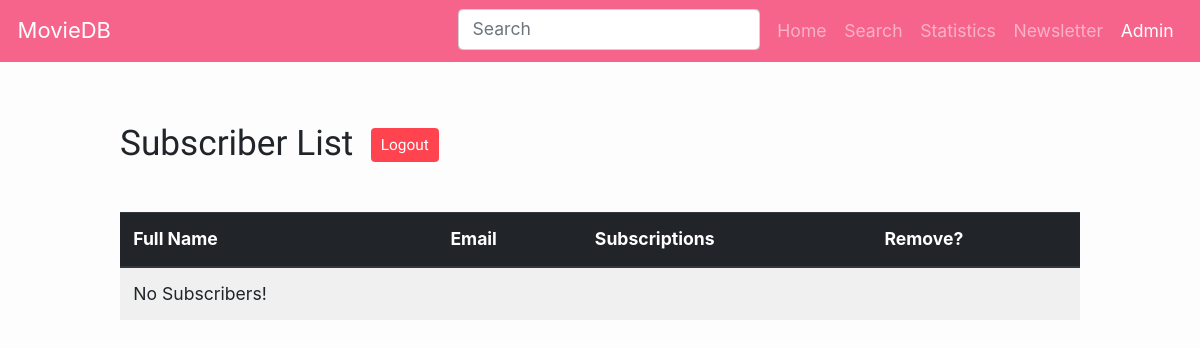
/admin.php (signed in), run on an earlier commit of the app's database.
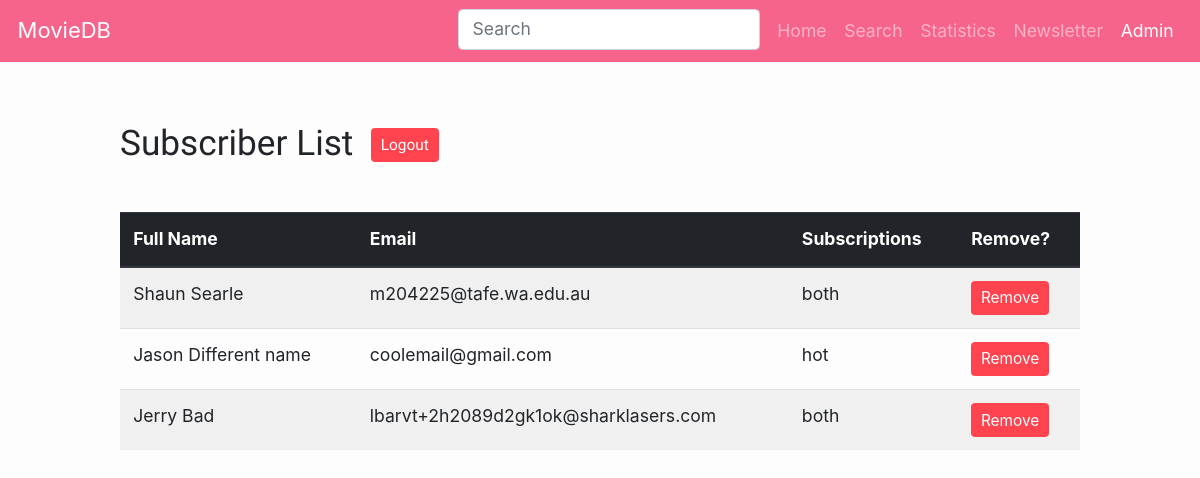
And on a later commit of the database.
### tables this page shows
CREATE TABLE `subscribers` (
  `subscriber_id` int(11) NOT NULL,
  `full_name` varchar(50) NOT NULL,
  `email` varchar(50) NOT NULL,
  `subscriptions` set('both','monthly','hot','') NOT NULL,
  `is_deleted` tinyint(1) NOT NULL
);

### scripts/function.php (the view, shortened to what this page needs)
<?php
function subscriberTable()
{
    @include 'connect.php';
    $sql = sprintf("SELECT * FROM subscribers WHERE is_deleted = '0'");
    $result = $conn->query($sql);
    echo '  <div class="subTable table-responsive">
            <h2>Subscriber List<div class="btn-logout ml-3">
            <form action="admin.php" method="post" class="btn-logout">
                <input type="submit" name="btnLogout" value="Logout" class="btn btn-sm btn-danger btn-logout">
                  </form>
            </div></h2>
            <table class="table table-striped subTable" id="subTable">
            <thead class="thead thead-dark">
                <tr>
                <th scope="col">ID</th>
                <th scope="col">Full Name</th>
                <th scope="col">Email</th>
                <th scope="col">Subscriptions</th>
                <th scope="col">Remove?</th>
                </tr>
            </thead>
        <tbody>';
    if (mysqli_num_rows($result)==0) {
        echo '<tr>
                <th scope=row></th>
                <td>No Subscribers!</td>
                <td></td>
                <td></td>
                <td></td>
                </tr>';
    } else {
        while ($row = $result->fetch_assoc()) {
            $id = $row['subscriber_id'];
            $username = $row['full_name'];
            $email = $row['email'];
            $subscriptions = $row['subscriptions'];
            echo "<tr>";
            echo "<td>$username</td>";
            echo "<td>$email</td>";
            echo "<td>$subscriptions</td>";
            echo '<td><form action="admin.php" method="post">
                <input type="hidden" name="delID" value="'. $id .'">
                <input type="submit" name="submit" value="Remove" class="btn btn-sm btn-danger">
              </form></td>';
            echo "</tr>";
        }
        echo '</tbody></table></div>';
    }
}
?>

### admin.php (shortened to what this page needs)
<!DOCTYPE html>
<html>
    <?php
    $currentPage = "Admin";
    require 'template/header.php';
    require 'scripts/function.php';
    if (@$_SESSION["loggedIn"] === true) {
        subscriberTable();
    }
    ?>
    <body>
</body>
</html>

### template/header.php (shortened to what this page needs)
<?php
$pages = array(
    'Home' => '/moviedb',
    'Search' => '/moviedb/search.php',
    'Statistics' => '/moviedb/statistics.php',
    'Newsletter' => '/moviedb/newsletter.php',
    'Admin' => '/moviedb/admin.php'
);
?>
<head>
    <link rel="stylesheet" href="http://<?php echo $_SERVER['SERVER_NAME'] . "/moviedb/css/bspink.css" ?>">
    <link rel="stylesheet" href="css/style.css?<?php echo time()?>">
</head>
<header>
    <div class="row">
<nav class="navbar navbar-expand-lg navbar-dark bg-primary sticky-top">
    <a class="navbar-brand" href="http://<?php echo $_SERVER['SERVER_NAME'] . "/moviedb" ?>">MovieDB</a>
    <div class="collapse navbar-collapse" id="navbarNav">
        <ul class="nav navbar-nav ml-auto">
        <li><form class="form-inline" action="search.php" Method="GET">
        <input class="form-control mr-sm-2" type="text" placeholder="Search" aria-label="Search" id="navSearch" name="searchBar">
    </form></li>
            <?php
            foreach ($pages as $name => $url) {
                echo '<li><a class="nav-item nav-link' . (($currentPage === $name) ? ' active" ' : '"') .
                ' href="' . $url . '">' . $name . '</a></li>';
            }
            ?>
        </ul>
    </div>
</nav>
        </div>
</header>

### css/style.css (style rules this page uses)
body { background-color: #fdfdfd; height: 100%; }
.subTable { width: 80%; margin-top: 5%; margin-left: auto; margin-right: auto; }
#subTable { width: 100%; }
.btn-logout { display: inline-block; }

What changed in the data, as far as the page shows it:
added subscribers: full_name "Shaun Searle", email "m204225@tafe.wa.edu.au", subscriptions "both"
added subscribers: full_name "Jason Different name", email "coolemail@gmail.com", subscriptions "hot"
added subscribers: full_name "Jerry Bad", email "lbarvt+2h2089d2gk1ok@sharklasers.com", subscriptions "both"
Also different on the page:
text no longer shown: "No Subscribers!"
